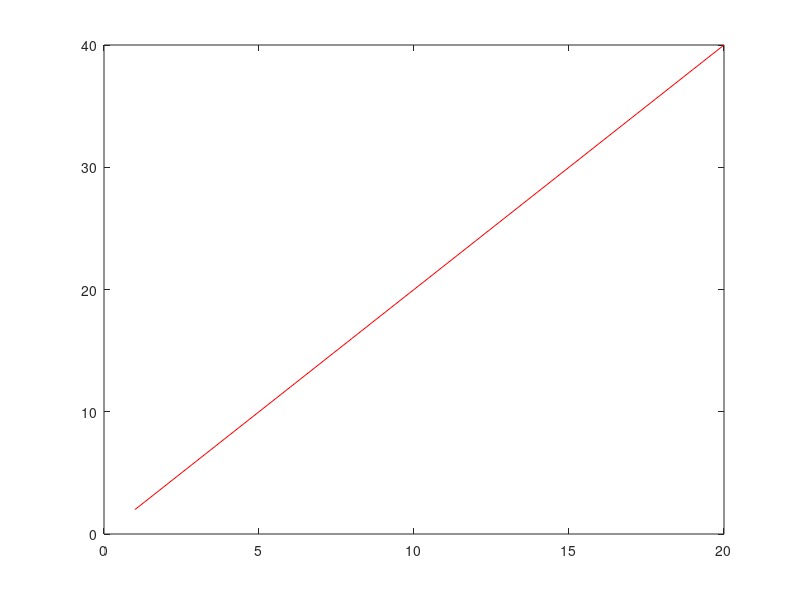

The MATLAB source for this figure:
% Sample matlab script changes for git
clc; clear; close all;
SARA = 1;
x = [1:20];
y = [2:2:40];
figure
plot(x,y,'r')

